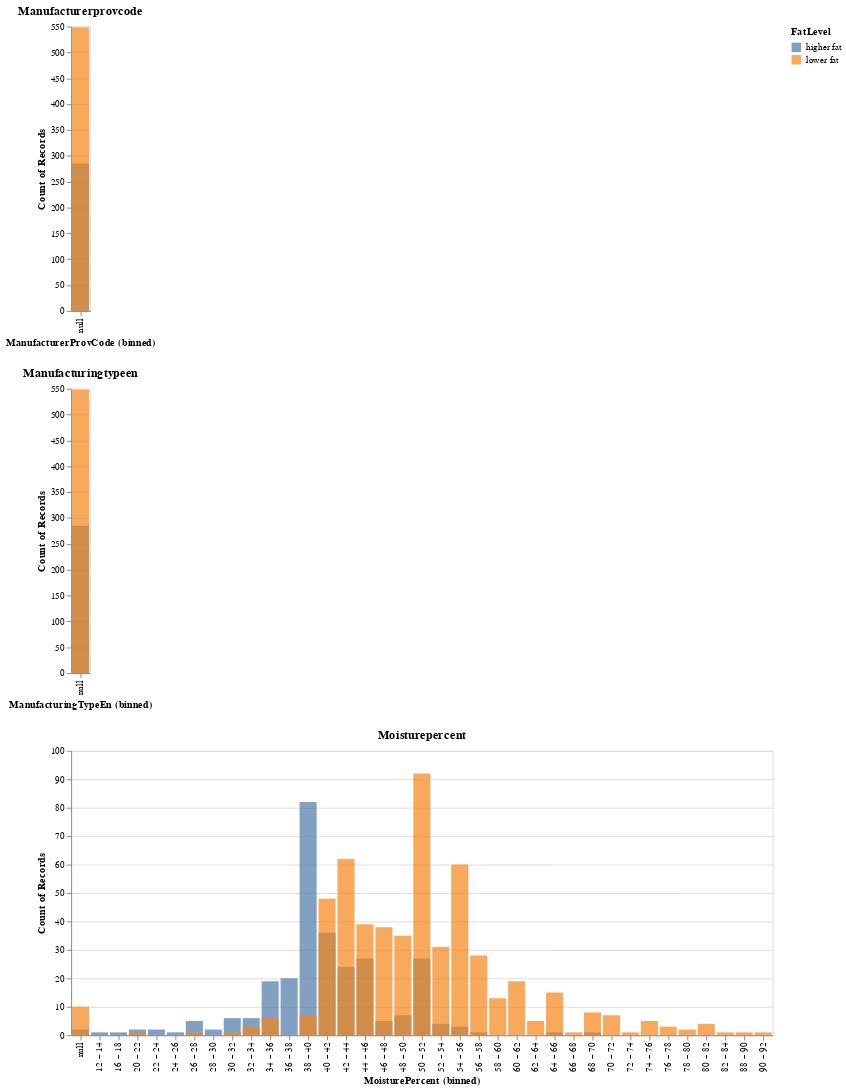

This figure's notebook cell:
### Markdown cell above
Our Evaluation Metrics:
Here for the numeric features,Mean Absolute Error (MAE)
Classification metrics for categorical feature

### Code cell
#relation of our features and the target
def plot_histogram(df,feature):
    """
    plots a histogram of a decision trees feature

    Parameters
    ----------
    feature: str
        the feature name
    Returns
    -------
    altair.vegalite.v3.api.Chart
        an Altair histogram 
    """
    histogram = alt.Chart(df).mark_bar(
        opacity=0.7).encode(
        alt.X(str(feature) + str(':O'), bin=alt.Bin(maxbins=50)),
        alt.Y('count()', stack=None),
        alt.Color('FatLevel:N')).properties(
        title= str.title(feature))
    return histogram

feature_list = train_stats.columns[:3]
figure_dict = dict()
for feature in feature_list:
    train_df = train_df.sort_values('FatLevel')
    figure_dict.update({feature:plot_histogram(train_df,feature)})
figure_panel = alt.vconcat(*figure_dict.values())
figure_panel

### Figure 1 — Vega-Lite specification as saved in the notebook (floating-point values rounded to 4 significant figures; data arrays with more than 128 entries replaced by an {"elided": "..."} marker saying what was removed)
{"config": {"view": {"continuousWidth": 400, "continuousHeight": 300}}, "vconcat": [{"data": {"name": "data-abae0275867c4c0a82a587a08acce7da"}, "mark": {"type": "bar", "opacity": 0.7}, "encoding": {"color": {"type": "nominal", "field": "FatLevel"}, "x": {"type": "ordinal", "bin": {"maxbins": 50}, "field": "ManufacturerProvCode"}, "y": {"type": "quantitative", "aggregate": "count", "stack": null}}, "title": "Manufacturerprovcode"}, {"data": {"name": "data-62bbc4e70988e9248f21a64f3d14ce22"}, "mark": {"type": "bar", "opacity": 0.7}, "encoding": {"color": {"type": "nominal", "field": "FatLevel"}, "x": {"type": "ordinal", "bin": {"maxbins": 50}, "field": "ManufacturingTypeEn"}, "y": {"type": "quantitative", "aggregate": "count", "stack": null}}, "title": "Manufacturingtypeen"}, {"data": {"name": "data-a899583371fa22f8c5c5e329bfb059b5"}, "mark": {"type": "bar", "opacity": 0.7}, "encoding": {"color": {"type": "nominal", "field": "FatLevel"}, "x": {"type": "ordinal", "bin": {"maxbins": 50}, "field": "MoisturePercent"}, "y": {"type": "quantitative", "aggregate": "count", "stack": null}}, "title": "Moisturepercent"}], "$schema": "https://vega.github.io/schema/vega-lite/v4.8.1.json", "datasets": {"data-abae0275867c4c0a82a587a08acce7da": {"elided": "833 records"}, "data-62bbc4e70988e9248f21a64f3d14ce22": {"elided": "833 records"}, "data-a899583371fa22f8c5c5e329bfb059b5": {"elided": "833 records"}}}
